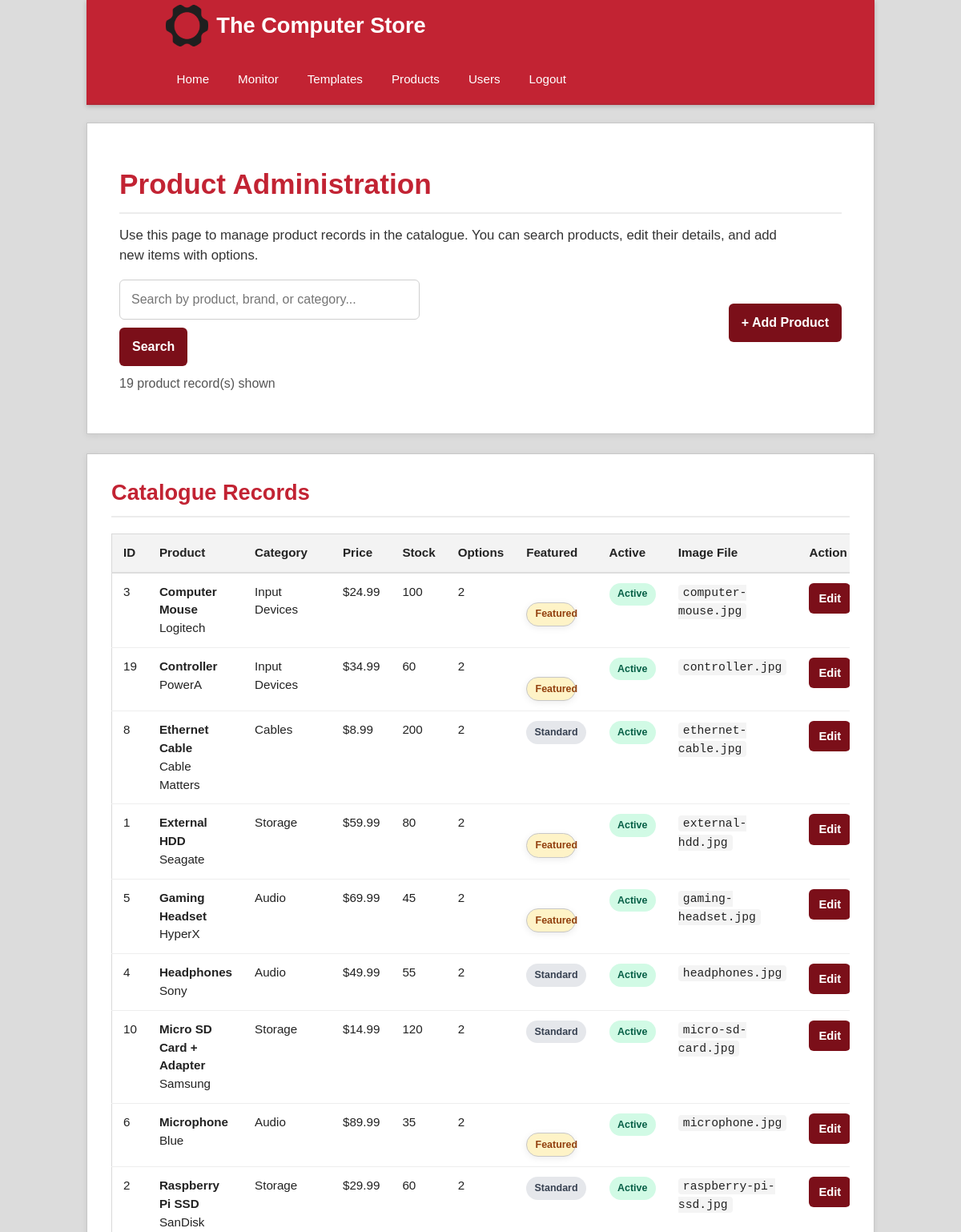
/backend/admin/products.php (signed in, upper part), run on an earlier commit of the app's database.
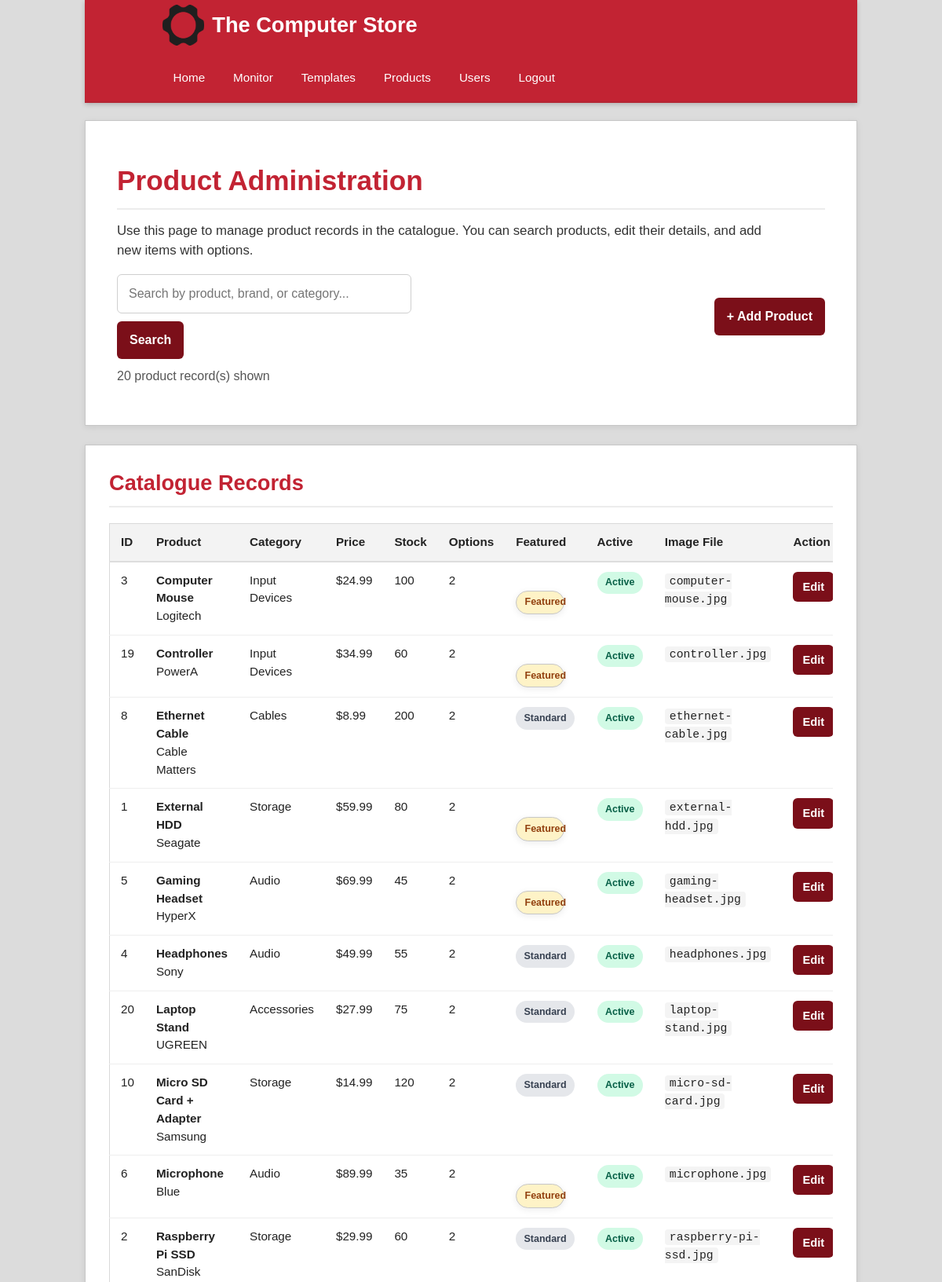
And on a later commit of the database.
### tables this page shows
CREATE TABLE IF NOT EXISTS products (
    id              INT AUTO_INCREMENT PRIMARY KEY,
    category_id     INT NOT NULL,
    title           VARCHAR(200) NOT NULL,
    brand           VARCHAR(150) NOT NULL,
    description     TEXT,
    base_price      DECIMAL(8,2) NOT NULL,
    stock           INT NOT NULL DEFAULT 0,
    image_file      VARCHAR(255),
    is_featured     TINYINT(1) DEFAULT 0,
    is_active       TINYINT(1) DEFAULT 1,
    created_at      TIMESTAMP DEFAULT CURRENT_TIMESTAMP,
    FOREIGN KEY (category_id) REFERENCES categories(id) ON DELETE CASCADE
);

CREATE TABLE IF NOT EXISTS categories (
    id          INT AUTO_INCREMENT PRIMARY KEY,
    name        VARCHAR(100) NOT NULL,
    slug        VARCHAR(100) NOT NULL UNIQUE,
    description TEXT,
    created_at  TIMESTAMP DEFAULT CURRENT_TIMESTAMP
);

### backend/config.php (called while the page is built, shortened)
<?php
function get_db(): PDO
{
    static $pdo = null;
    if ($pdo === null) {
        $dsn = 'mysql:host=' . DB_HOST . ';dbname=' . DB_NAME . ';charset=utf8mb4';
        $options = [
            PDO::ATTR_ERRMODE => PDO::ERRMODE_EXCEPTION,
            PDO::ATTR_DEFAULT_FETCH_MODE => PDO::FETCH_ASSOC,
            PDO::ATTR_EMULATE_PREPARES => false,
        ];
        $pdo = new PDO($dsn, DB_USER, DB_PASS, $options);
    }
    return $pdo;
}
function get_allowed_themes(): array
{
    return ['light', 'dark', 'holiday'];
}
function normalize_theme(string $theme): string
{
    return in_array($theme, get_allowed_themes(), true) ? $theme : 'light';
}
function get_active_theme(): string
{
    try {
        $pdo = get_db();
        $stmt = $pdo->query("
            SELECT setting_value
            FROM site_settings
            WHERE setting_key = 'active_theme'
            LIMIT 1
        ");
        $row = $stmt->fetch();
        return normalize_theme($row ? (string) $row['setting_value'] : 'light');
    } catch (PDOException $e) {
        return 'light';
    }
}
function h($str): string
{
    return htmlspecialchars((string) $str, ENT_QUOTES | ENT_SUBSTITUTE, 'UTF-8');
}

### backend/admin/products.php (the view, shortened to what this page needs)
<?php
require_once __DIR__ . '/../config.php';
$theme = get_active_theme();
$search = trim($_GET['q'] ?? '');
try {
    $pdo = get_db();
    if ($search !== '') {
        $stmt = $pdo->prepare("
            SELECT
                p.id,
                p.title,
                p.brand,
                p.base_price,
                p.stock,
                p.image_file,
                p.is_featured,
                p.is_active,
                c.name AS category_name,
                (
                    SELECT COUNT(*)
                    FROM product_options po
                    WHERE po.product_id = p.id
                ) AS option_count
            FROM products p
            JOIN categories c ON c.id = p.category_id
            WHERE p.title LIKE :search
               OR p.brand LIKE :search_brand
               OR c.name LIKE :search_category
            ORDER BY p.title ASC
        ");
        $stmt->execute([
            ':search' => "%{$search}%",
            ':search_brand' => "%{$search}%",
            ':search_category' => "%{$search}%",
        ]);
        $products = $stmt->fetchAll();
    } else {
        $stmt = $pdo->query("
            SELECT
                p.id,
                p.title,
                p.brand,
                p.base_price,
                p.stock,
                p.image_file,
                p.is_featured,
                p.is_active,
                c.name AS category_name,
                (
                    SELECT COUNT(*)
                    FROM product_options po
                    WHERE po.product_id = p.id
                ) AS option_count
            FROM products p
            JOIN categories c ON c.id = p.category_id
            ORDER BY p.title ASC
        ");
        $products = $stmt->fetchAll();
    }
} catch (PDOException $e) {
    $products = [];
    $message = 'Unable to load products: ' . $e->getMessage();
    $message_class = 'error';
}
?>
<!DOCTYPE html>
<html lang="en">
<head>
    <link rel="stylesheet" href="../../styles/<?= h($theme) ?>.css">
    <link rel="stylesheet" href="../../styles/admin-products.css">
</head>
<body class="theme-<?= h($theme) ?>">
<div class="container">
    <div class="navOuter">
        <div class="navInner">
            <a href="../../index.php" class="banner">
                <img src="../../images/logo.png" alt="<?= h(SITE_NAME) ?>" height="60"><?= h(SITE_NAME) ?>
            </a>
            <ul class="navList">
                <li><a href="../../index.php">Home</a></li>
                <li><a href="../monitor.php">Monitor</a></li>
                <li><a href="theme-settings.php">Templates</a></li>
                <li><a href="products.php">Products</a></li>
                <li><a href="users.php">Users</a></li>
                <li><a href="../../pages/logout.php">Logout</a></li>
            </ul>
        </div>
    </div>
</div>
<main>
    <div class="containerIntro">
        <div class="introText">
            <h1>Product Administration</h1>
            <p class="intro">Use this page to manage product records in the catalogue. You can search products, edit their details, and add new items with options.</p>
        </div>
        <div class="adminToolbar">
            <form method="GET" action="products.php" class="adminSearchForm">
                <input
                    type="search"
                    name="q"
                    class="adminSearchInput"
                    placeholder="Search by product, brand, or category..."
                    value="<?= h($search) ?>"
                >
                <button type="submit" class="btnPrimary">Search</button>
            </form>
            <a href="product-form.php" class="btnPrimary">+ Add Product</a>
        </div>
        <p class="pageCount"><?= count($products) ?> product record(s) shown</p>
    </div>
    <div class="featured">
        <h1>Catalogue Records</h1>
        <div class="dataTableWrap">
            <table class="dataTable">
                <thead>
                    <tr>
                        <th>ID</th>
                        <th>Product</th>
                        <th>Category</th>
                        <th>Price</th>
                        <th>Stock</th>
                        <th>Options</th>
                        <th>Featured</th>
                        <th>Active</th>
                        <th>Image File</th>
                        <th>Action</th>
                    </tr>
                </thead>
                <tbody>
                    <?php if (empty($products)): ?>
                        <tr>
                            <td colspan="10">No products found.</td>
                        </tr>
                    <?php else: ?>
                        <?php foreach ($products as $product): ?>
                            <tr>
                                <td><?= (int) $product['id'] ?></td>
                                <td>
                                    <strong><?= h($product['title']) ?></strong><br>
                                    <span><?= h($product['brand']) ?></span>
                                </td>
                                <td><?= h($product['category_name']) ?></td>
                                <td>$<?= number_format((float) $product['base_price'], 2) ?></td>
                                <td><?= (int) $product['stock'] ?></td>
                                <td><?= (int) $product['option_count'] ?></td>
                                <td>
                                    <span class="statusPill <?= (int) $product['is_featured'] === 1 ? 'featured' : 'standard' ?>">
                                        <?= (int) $product['is_featured'] === 1 ? 'Featured' : 'Standard' ?>
                                    </span>
                                </td>
                                <td>
                                    <span class="statusPill <?= (int) $product['is_active'] === 1 ? 'active' : 'inactive' ?>">
                                        <?= (int) $product['is_active'] === 1 ? 'Active' : 'Inactive' ?>
                                    </span>
                                </td>
                                <td><span class="inlineCode"><?= h($product['image_file'] ?: 'none') ?></span></td>
                                <td>
                                    <a href="product-form.php?id=<?= (int) $product['id'] ?>" class="btnSmall">Edit</a>
                                </td>
                            </tr>
                        <?php endforeach; ?>
                    <?php endif; ?>
                </tbody>
            </table>
        </div>
    </div>
</main>
</body>
</html>

### styles/light.css (style rules this page uses)
* { margin: 0; padding: 0; box-sizing: border-box; }
body { font-family: Verdana, Arial, sans-serif; background: #dcdcdc; color: #222; line-height: 1.5; }
a { text-decoration: none; color: inherit; }
img { max-width: 100%; display: inline-block; }
.container, .containerIntro, .featured, .multimedia { width: 82%; max-width: 1200px; margin: 0 auto; }
main { padding-bottom: 40px; }
.navOuter { background: #c22333; border-bottom: 2px solid #b42634; box-shadow: 0 2px 6px rgba(0, 0, 0, 0.2); }
.navInner { width: 82%; max-width: 1200px; margin: 0 auto; min-height: 72px; display: flex; align-items: center; gap: 18px; flex-wrap: wrap; padding: 6px 10px; }
.banner { display: flex; align-items: center; gap: 10px; color: #fff; font-size: 1.7rem; font-weight: bold; white-space: nowrap; margin-right: 10px; }
.banner img { height: 52px; width: auto; object-fit: contain; }
.navList, .login, .cart, .toggle { list-style: none; display: flex; align-items: center; }
.navList { gap: 8px; flex: 1; }
.navList li a, .login li a { display: block; color: #fff; padding: 12px 14px; font-size: 0.95rem; transition: background 0.2s ease, color 0.2s ease; border-radius: 4px; }
.containerIntro { background: #ffffff; margin-top: 22px; padding: 50px 40px; border: 1px solid #c7c7c7; box-shadow: 0 2px 8px rgba(0, 0, 0, 0.08); }
.introText h1 { font-size: 2.2rem; color: #c22333; margin-bottom: 14px; border-bottom: 2px solid #ececec; padding-bottom: 8px; }
.intro { font-size: 1.05rem; max-width: 850px; color: #333; }
.featured, .multimedia { background: #ffffff; margin-top: 24px; padding: 28px 30px 34px; border: 1px solid #c7c7c7; box-shadow: 0 2px 8px rgba(0, 0, 0, 0.08); }
.featured h1, .multimedia h1 { font-size: 1.7rem; color: #c22333; margin-bottom: 20px; border-bottom: 2px solid #ececec; padding-bottom: 8px; }

### styles/admin-products.css (style rules this page uses)
.adminToolbar { display: flex; justify-content: space-between; align-items: center; gap: 14px; flex-wrap: wrap; margin-top: 18px; }
.adminSearchForm { display: flex; gap: 10px; flex-wrap: wrap; align-items: center; }
.adminSearchInput, .adminSelect, .adminInput, .adminTextarea { width: 100%; padding: 12px 14px; border-radius: 6px; border: 1px solid #cfcfcf; font: inherit; background: #fff; color: #222; }
.adminSearchInput { min-width: 280px; }
.btnPrimary, .btnSecondary, .btnSmall { display: inline-block; border: none; border-radius: 6px; cursor: pointer; font: inherit; text-decoration: none; transition: background 0.18s ease, color 0.18s ease, border-color 0.18s ease; }
.btnPrimary { background: #7b0f19; color: #fff; padding: 12px 16px; font-weight: 700; }
.btnSmall { background: #7b0f19; color: #fff; padding: 8px 12px; font-size: 0.92rem; font-weight: 700; }
.dataTableWrap { overflow-x: auto; margin-top: 18px; }
.dataTable { width: 100%; border-collapse: collapse; font-size: 0.95rem; background: #fff; border: 1px solid #d9d9d9; }
.dataTable th { text-align: left; background: #f3f3f3; color: #222; padding: 12px 14px; border-bottom: 2px solid #dddddd; white-space: nowrap; }
.dataTable td { padding: 12px 14px; border-bottom: 1px solid #eeeeee; vertical-align: top; }
.statusPill { display: inline-flex; align-items: center; padding: 0.3rem 0.65rem; border-radius: 999px; font-size: 0.78rem; font-weight: 700; white-space: nowrap; }
.statusPill.active { background: #d1fae5; color: #065f46; }
.statusPill.featured { background: #fef3c7; color: #92400e; }
.statusPill.standard { background: #e5e7eb; color: #374151; }
.pageCount { color: #555; margin-top: 10px; }
.inlineCode { font-family: Consolas, monospace; font-size: 0.92rem; background: #f4f4f4; padding: 2px 6px; border-radius: 4px; }

What changed in the data, as far as the page shows it:
added products: id "20", title "Laptop Stand", brand "UGREEN", category.name "Accessories", base_price "27.99", stock "75", option_count "2", is_featured "Standard", is_active "Active", image_file "laptop-stand.jpg"
Also different on the page:
count($products): "19" → "20"
